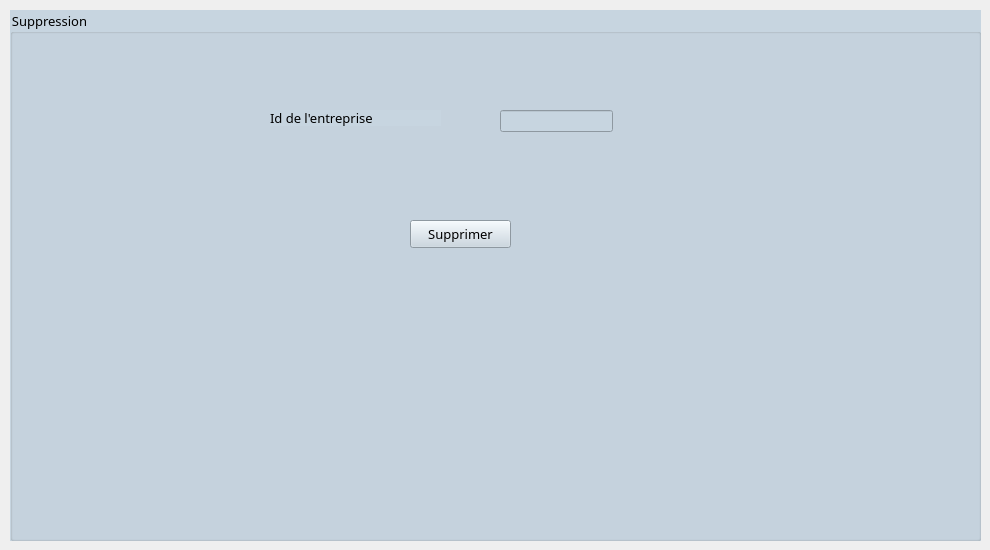
    <widget class="QWidget" name="tab_3">
     <attribute name="title">
      <string>Supprimer une Entreprise</string>
     </attribute>
     <widget class="QGroupBox" name="groupBox_3">
      <property name="geometry">
       <rect>
        <x>10</x>
        <y>10</y>
        <width>971</width>
        <height>531</height>
       </rect>
      </property>
      <property name="font">
       <font>
        <family>Arial Rounded MT Bold</family>
        <pointsize>10</pointsize>
       </font>
      </property>
      <property name="styleSheet">
       <string notr="true">background-color: rgb(199, 213, 224);</string>
      </property>
      <property name="title">
       <string>Suppression</string>
      </property>
      <widget class="QLabel" name="label_9">
       <property name="geometry">
        <rect>
         <x>260</x>
         <y>100</y>
         <width>171</width>
         <height>16</height>
        </rect>
       </property>
       <property name="font">
        <font>
         <family>Arial Rounded MT Bold</family>
         <pointsize>10</pointsize>
        </font>
       </property>
       <property name="text">
        <string>Id de l'entreprise</string>
       </property>
      </widget>
      <widget class="QLineEdit" name="id_supp_2">
       <property name="geometry">
        <rect>
         <x>490</x>
         <y>100</y>
         <width>113</width>
         <height>22</height>
        </rect>
       </property>
      </widget>
      <widget class="QPushButton" name="B_supp">
       <property name="geometry">
        <rect>
         <x>400</x>
         <y>210</y>
         <width>101</width>
         <height>28</height>
        </rect>
       </property>
       <property name="font">
        <font>
         <family>Arial Rounded MT Bold</family>
         <pointsize>10</pointsize>
        </font>
       </property>
       <property name="text">
        <string>Supprimer</string>
       </property>
      </widget>
     </widget>
    </widget>
